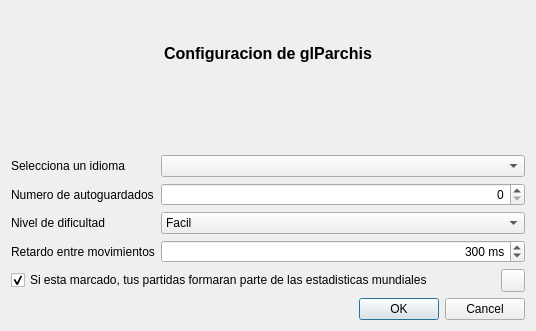
<?xml version="1.0" encoding="UTF-8"?>
<ui version="4.0">
 <class>frmSettings</class>
 <widget class="QDialog" name="frmSettings">
  <property name="geometry">
   <rect>
    <x>0</x>
    <y>0</y>
    <width>536</width>
    <height>331</height>
   </rect>
  </property>
  <property name="windowTitle">
   <string>Configuracion de glParchis</string>
  </property>
  <property name="windowIcon">
   <iconset resource="../images/glparchis.qrc">
    <normaloff>:/glparchis/configure.png</normaloff>:/glparchis/configure.png</iconset>
  </property>
  <layout class="QHBoxLayout" name="horizontalLayout_4">
   <item>
    <layout class="QVBoxLayout" name="verticalLayout_2">
     <item>
      <layout class="QVBoxLayout" name="verticalLayout">
       <item>
        <widget class="QLabel" name="lblTitulo">
         <property name="font">
          <font>
           <pointsize>12</pointsize>
           <weight>75</weight>
           <bold>true</bold>
          </font>
         </property>
         <property name="text">
          <string>Configuracion de glParchis</string>
         </property>
         <property name="alignment">
          <set>Qt::AlignCenter</set>
         </property>
        </widget>
       </item>
       <item>
        <layout class="QHBoxLayout" name="horizontalLayout_2">
         <item>
          <spacer name="horizontalSpacer_2">
           <property name="orientation">
            <enum>Qt::Horizontal</enum>
           </property>
           <property name="sizeHint" stdset="0">
            <size>
             <width>40</width>
             <height>20</height>
            </size>
           </property>
          </spacer>
         </item>
         <item>
          <widget class="QLabel" name="lblPixmap">
           <property name="sizePolicy">
            <sizepolicy hsizetype="Fixed" vsizetype="Fixed">
             <horstretch>0</horstretch>
             <verstretch>0</verstretch>
            </sizepolicy>
           </property>
           <property name="minimumSize">
            <size>
             <width>48</width>
             <height>48</height>
            </size>
           </property>
           <property name="maximumSize">
            <size>
             <width>48</width>
             <height>48</height>
            </size>
           </property>
           <property name="pixmap">
            <pixmap resource="../images/glparchis.qrc">:/glparchis/configure.png</pixmap>
           </property>
           <property name="scaledContents">
            <bool>true</bool>
           </property>
           <property name="alignment">
            <set>Qt::AlignCenter</set>
           </property>
          </widget>
         </item>
         <item>
          <spacer name="horizontalSpacer">
           <property name="orientation">
            <enum>Qt::Horizontal</enum>
           </property>
           <property name="sizeHint" stdset="0">
            <size>
             <width>40</width>
             <height>20</height>
            </size>
           </property>
          </spacer>
         </item>
        </layout>
       </item>
       <item>
        <layout class="QHBoxLayout" name="horizontalLayout">
         <item>
          <layout class="QFormLayout" name="formLayout">
           <item row="0" column="0">
            <widget class="QLabel" name="label_2">
             <property name="text">
              <string>Selecciona un idioma</string>
             </property>
            </widget>
           </item>
           <item row="0" column="1">
            <widget class="QComboBox" name="cmbLanguage">
             <property name="sizePolicy">
              <sizepolicy hsizetype="Expanding" vsizetype="Fixed">
               <horstretch>0</horstretch>
               <verstretch>0</verstretch>
              </sizepolicy>
             </property>
            </widget>
           </item>
           <item row="1" column="0">
            <widget class="QLabel" name="nMeroDeAutoguardadosLabel">
             <property name="text">
              <string>Numero de autoguardados</string>
             </property>
            </widget>
           </item>
           <item row="1" column="1">
            <widget class="QSpinBox" name="spinAutosaves">
             <property name="sizePolicy">
              <sizepolicy hsizetype="Expanding" vsizetype="Fixed">
               <horstretch>0</horstretch>
               <verstretch>0</verstretch>
              </sizepolicy>
             </property>
             <property name="toolTip">
              <string>Si quiere autoguardado seleccione un numero mayor que 0</string>
             </property>
             <property name="alignment">
              <set>Qt::AlignRight|Qt::AlignTrailing|Qt::AlignVCenter</set>
             </property>
            </widget>
           </item>
           <item row="2" column="1">
            <widget class="QComboBox" name="cmbDifficultyLevel">
             <item>
              <property name="text">
               <string>Facil</string>
              </property>
             </item>
             <item>
              <property name="text">
               <string>Muy facil</string>
              </property>
             </item>
             <item>
              <property name="text">
               <string>Normal</string>
              </property>
             </item>
             <item>
              <property name="text">
               <string>Dificil</string>
              </property>
             </item>
             <item>
              <property name="text">
               <string>Muy dificil</string>
              </property>
             </item>
            </widget>
           </item>
           <item row="2" column="0">
            <widget class="QLabel" name="label">
             <property name="text">
              <string>Nivel de dificultad</string>
             </property>
            </widget>
           </item>
           <item row="3" column="0">
            <widget class="QLabel" name="lblSliderDelay">
             <property name="text">
              <string>Retardo entre movimientos</string>
             </property>
            </widget>
           </item>
           <item row="3" column="1">
            <widget class="QSpinBox" name="spinDelay">
             <property name="alignment">
              <set>Qt::AlignRight|Qt::AlignTrailing|Qt::AlignVCenter</set>
             </property>
             <property name="suffix">
              <string> ms</string>
             </property>
             <property name="minimum">
              <number>0</number>
             </property>
             <property name="maximum">
              <number>2000</number>
             </property>
             <property name="singleStep">
              <number>100</number>
             </property>
             <property name="value">
              <number>300</number>
             </property>
             <property name="displayIntegerBase">
              <number>10</number>
             </property>
            </widget>
           </item>
          </layout>
         </item>
        </layout>
       </item>
      </layout>
     </item>
     <item>
      <layout class="QHBoxLayout" name="horizontalLayout_3">
       <item>
        <widget class="QCheckBox" name="chkStatistics">
         <property name="text">
          <string>Si esta marcado, tus partidas formaran parte de las estadisticas mundiales</string>
         </property>
         <property name="checked">
          <bool>true</bool>
         </property>
        </widget>
       </item>
       <item>
        <widget class="QToolButton" name="cmdGlobalStatistics">
         <property name="toolTip">
          <string>Ver estadísticas</string>
         </property>
         <property name="icon">
          <iconset resource="../images/glparchis.qrc">
           <normaloff>:/glparchis/statistics.png</normaloff>:/glparchis/statistics.png</iconset>
         </property>
        </widget>
       </item>
      </layout>
     </item>
     <item>
      <widget class="QDialogButtonBox" name="buttonBox">
       <property name="orientation">
        <enum>Qt::Horizontal</enum>
       </property>
       <property name="standardButtons">
        <set>QDialogButtonBox::Cancel|QDialogButtonBox::Ok</set>
       </property>
      </widget>
     </item>
    </layout>
   </item>
  </layout>
 </widget>
 <resources>
  <include location="../images/glparchis.qrc"/>
 </resources>
 <connections>
  <connection>
   <sender>buttonBox</sender>
   <signal>accepted()</signal>
   <receiver>frmSettings</receiver>
   <slot>accept()</slot>
   <hints>
    <hint type="sourcelabel">
     <x>248</x>
     <y>254</y>
    </hint>
    <hint type="destinationlabel">
     <x>157</x>
     <y>274</y>
    </hint>
   </hints>
  </connection>
  <connection>
   <sender>buttonBox</sender>
   <signal>rejected()</signal>
   <receiver>frmSettings</receiver>
   <slot>reject()</slot>
   <hints>
    <hint type="sourcelabel">
     <x>316</x>
     <y>260</y>
    </hint>
    <hint type="destinationlabel">
     <x>286</x>
     <y>274</y>
    </hint>
   </hints>
  </connection>
 </connections>
</ui>
